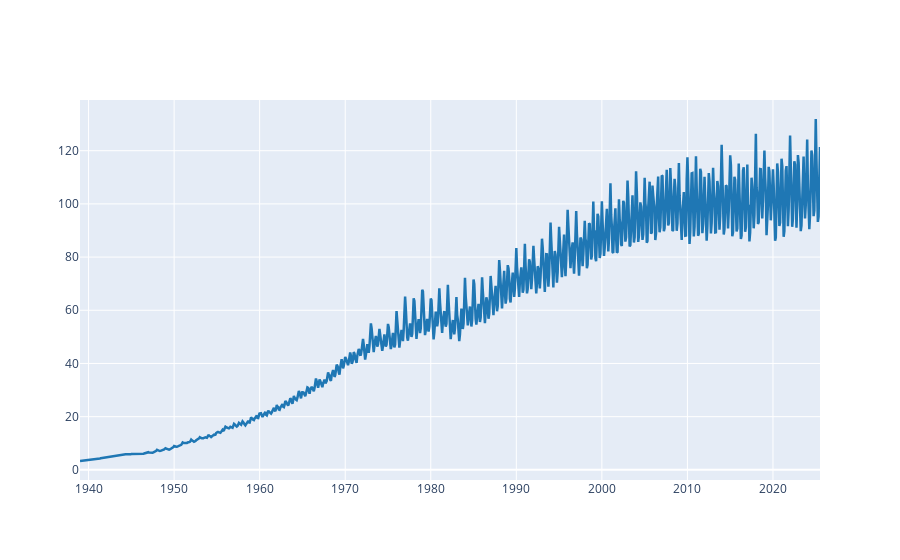

Source (notebook cell):
### Code cell
import pandas as pd
import plotly.graph_objects as go  # ✅ IMPORT ESSENTIEL MANQUANT
import warnings

# Supprimer cufflinks et matplotlib pour éviter les conflits
# Nous utilisons uniquement l'API native de Plotly

# Supprimer les avertissements
warnings.filterwarnings("ignore", category=UserWarning)
warnings.filterwarnings("ignore", category=FutureWarning)

# Convertir l'index en datetime et le définir comme index
data['observation_date'] = pd.to_datetime(data['observation_date'])
data.set_index('observation_date', inplace=True)

# Renommer la colonne
data.rename(columns={'IPG2211A2N': 'Energy Production'}, inplace=True)

# Afficher les 5 premières valeurs
print(data.head())

# CRÉER LE GRAPHIQUE AVEC L'API NATIVE DE PLOTLY (CORRIGÉ)
fig = go.Figure()  # ✅ CRÉATION DE L'OBJET FIG (MANQUANT DANS VOTRE CODE)

# Ajouter les données au graphique
fig.add_trace(go.Scatter(
    x=data.index,
    y=data['Energy Production'],
    mode='lines',
    name='Energy Production',
    line=dict(color='#1f77b4', width=2.5)
))
# Afficher le graphique
fig.show()

### Figure 1 — Plotly figure (JSON) as saved in the notebook; plotly's stock layout.template omitted (floating-point values rounded to 4 significant figures; data arrays with more than 128 entries replaced by an {"elided": "..."} marker saying what was removed)
{"data": [{"line": {"color": "#1f77b4", "width": 2.5}, "mode": "lines", "name": "Energy Production", "type": "scatter", "x": {"elided": "1039 str values"}, "y": {"elided": "1039 float values"}}], "layout": {}}
